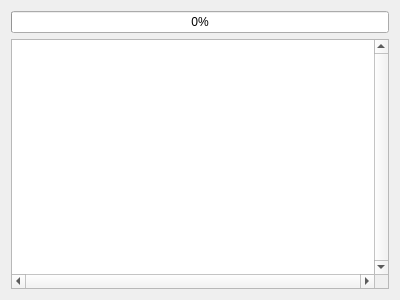
<?xml version="1.0" encoding="UTF-8"?>
<ui version="4.0">
 <class>LogViewer</class>
 <widget class="QWidget" name="LogViewer">
  <property name="geometry">
   <rect>
    <x>0</x>
    <y>0</y>
    <width>400</width>
    <height>300</height>
   </rect>
  </property>
  <property name="windowTitle">
   <string>Form</string>
  </property>
  <layout class="QVBoxLayout" name="verticalLayout">
   <item>
    <widget class="QProgressBar" name="progressBar">
     <property name="value">
      <number>0</number>
     </property>
    </widget>
   </item>
   <item>
    <widget class="QListView" name="listView">
     <property name="frameShape">
      <enum>QFrame::StyledPanel</enum>
     </property>
     <property name="verticalScrollBarPolicy">
      <enum>Qt::ScrollBarAlwaysOn</enum>
     </property>
     <property name="horizontalScrollBarPolicy">
      <enum>Qt::ScrollBarAlwaysOn</enum>
     </property>
     <property name="sizeAdjustPolicy">
      <enum>QAbstractScrollArea::AdjustToContents</enum>
     </property>
     <property name="autoScroll">
      <bool>false</bool>
     </property>
     <property name="selectionBehavior">
      <enum>QAbstractItemView::SelectRows</enum>
     </property>
     <property name="selectionRectVisible">
      <bool>false</bool>
     </property>
    </widget>
   </item>
  </layout>
  <action name="actioncopy">
   <property name="text">
    <string>copy</string>
   </property>
  </action>
 </widget>
 <resources/>
 <connections/>
</ui>
